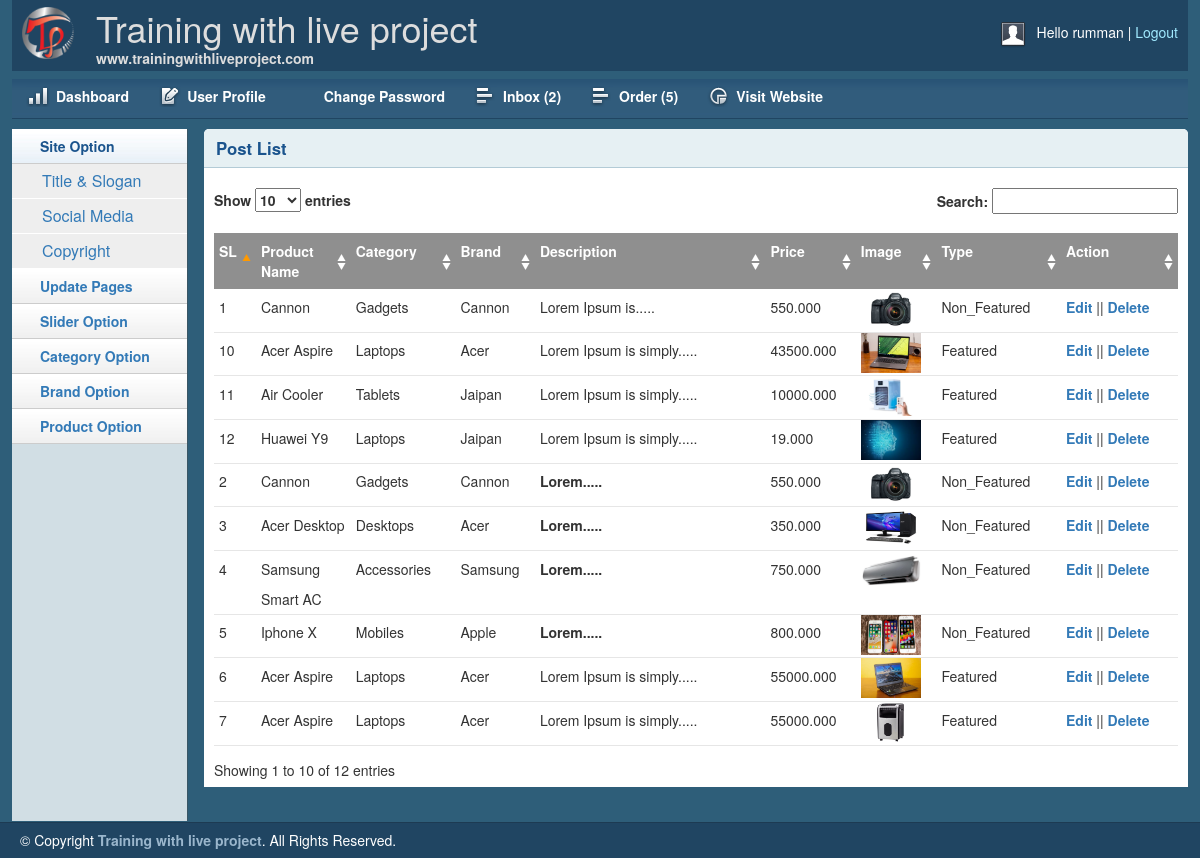
The page /admin/productlist.php (signed in) on the database its author committed.
### tables this page shows
CREATE TABLE `tbl_product` (
  `productId` int(11) NOT NULL,
  `productName` varchar(244) NOT NULL,
  `catId` int(11) NOT NULL,
  `brandId` int(11) NOT NULL,
  `body` text NOT NULL,
  `price` float(10,3) NOT NULL,
  `image` varchar(255) NOT NULL,
  `type` tinyint(255) NOT NULL
);

CREATE TABLE `tbl_category` (
  `catId` int(11) NOT NULL,
  `catName` varchar(122) NOT NULL
);

CREATE TABLE `tbl_brand` (
  `brandId` int(11) NOT NULL,
  `brandName` varchar(50) NOT NULL
);

### lib/database.php (called while the page is built, shortened)
<?php
Class Database{
 public $host   = DB_HOST;
 public $user   = DB_USER;
 public $pass   = DB_PASS;
 public $dbname = DB_NAME;
 public $link;
private function connectDB(){
 $this->link = new mysqli($this->host, $this->user, $this->pass, $this->dbname);
 }
public function select($query){
  $result = $this->link->query($query) or
   die($this->link->error.__LINE__);
  if($result->num_rows > 0){
    return $result;
  } else {
    return false;
  }
 }
}

### classes/product.php (called while the page is built, shortened)
<?php
$filepath = realpath(dirname(__FILE__));
include_once ($filepath."/../lib/database.php");
include_once ($filepath."/../helpers/format.php");
?>
<?php
class Product{
	private $db;
    public function __construct() {
        $this->db = new Database();
    }
	public function getAllProduct(){
		$query = "SELECT p.*,c.catName,b.brandName
				FROM tbl_product AS p, tbl_category AS c, tbl_brand AS b
				WHERE p.catId = c.catId AND p.brandId = b.brandId
				ORDER BY p.productId DESC";
		$result = $this->db->select($query);
		return $result;
	}
}
?>

### helpers/format.php (called while the page is built, shortened)
<?php
class Format{
    public function textShorten($text, $limit = 400){
      $text = $text. " ";
      $text = substr($text, 0, $limit);
      $text = substr($text, 0, strrpos($text, ' '));
      $text = $text.".....";
      return $text;
    }
}
?>

### admin/productlist.php (the view, shortened to what this page needs)
<?php
	include 'inc/header.php';
	include 'inc/sidebar.php';
?>
<div class="grid_10">
    <div class="box round first grid">
        <h2>Post List</h2>
        <div class="block">
            <table class="data display datatable" id="example">
			<thead>
				<tr>
					<th width="5%">SL</th>
					<th width="10%">Product Name</th>
					<th>Category</th>
					<th>Brand</th>
					<th>Description</th>
					<th>Price</th>
					<th>Image</th>
					<th>Type</th>
					<th>Action</th>
				</tr>
			</thead>
			<tbody>
<?php
	$getPd = $pd->getAllProduct();
	if ($getPd) {
		$i = 0;
		while ($result = $getPd->fetch_assoc()) {
		 $i++;
?>
				<tr class="odd gradeX">
					<td><?php echo $i; ?></td>
					<td><?php echo $result['productName'];?></td>
					<td><?php echo $result['catName'];?></td>
					<td><?php echo $result['brandName'];?></td>
					<td><?php echo $fm->textShorten($result['body'], 30);?></td>
					<td><?php echo $result['price'];?></td>
					<td><img src="<?php echo $result['image'];?>" height="40px" width="60px"/> </td>
					<td>
						<?php
							if ($result['type']==0){
								echo "Featured";
							}else{
								echo "Non_Featured";
							}
						;?>
					</td>
					<td><a href="productedit.php?proid=<?php echo $result['productId'];?>">Edit</a> || <a onclick="return confirm('Are you sure to delete')" href="?delpro=<?php echo $result['productId'];?>">Delete</a>
					</td>
				</tr>
<?php } } ?>
			</tbody>
		</table>
       </div>
    </div>
</div>
<?php include 'inc/footer.php';?>

### admin/css/layout.css (style rules this page uses)
body { background: #fff none repeat scroll 0 0; color: #444; font-size: 14px; padding: 0; }
a { color: #000; font-weight:bold; text-decoration: none; }
h1, h2, h3, h4, h5, h6 { line-height:1.2em; margin-bottom:.3em; }
h2 { margin-top:1em; }
.box { background:#fff; margin-bottom:20px; padding:10px 10px 10px 10px; margin-left:-8px; }
.box.grid { padding-bottom:40px; }
.box.round { -moz-border-radius: 5px 5px 0px 0px; -webkit-border-radius: 5px 5px 0px 0px; border-radius: 5px 5px 0px 0px; }
.box h2 { font-size:1.2em; font-weight:bold; color:#1B548D; background:#E6F0F3; margin:-10px -10px 0 -10px; padding:10px 12px; border-bottom:1px solid #B3CBD6; -moz-border-radius: 5px 5px 0px 0px; -webkit-border-radius: 5px 5px 0px 0px; border-radius: 5px 5px 0px 0px; }
.box.first { min-height: 406px; }
.block { padding-top:20px; }
p { margin-bottom:1em; }
.block { padding-bottom:1px; }
table.display { margin: 0 auto; clear: both; width: 100%; }
.sorting_asc { background: #8f8f8f url(../img/table/sort_asc.png) no-repeat center right; padding:8px 5px; text-align:left; color:#fff; }
.sorting { background:#8f8f8f url(../img/table/sort_both.png) no-repeat center right; padding:8px 5px; text-align:left; color:#fff; }
tr.odd { height: 30px; line-height: 30px; border-bottom:1px solid #e6e6e6; }
tr.even { height: 30px; line-height: 30px; border-bottom:1px solid #e6e6e6; }
tr.odd td, tr.even td { padding-left:5px; }

### rows shown on the page
tbl_product: productName "Cannon", catId.catName "Gadgets", brandId.brandName "Cannon", body "Lorem Ipsum is.....", price "550.000", image (picture), type "Non_Featured"
tbl_product: productName "Cannon", catId.catName "Gadgets", brandId.brandName "Cannon", body "Lorem.....", price "550.000", image (picture), type "Non_Featured"
tbl_product: productName "Acer Desktop", catId.catName "Desktops", brandId.brandName "Acer", body "Lorem.....", price "350.000", image (picture), type "Non_Featured"
tbl_product: productName "Samsung Smart AC", catId.catName "Accessories", brandId.brandName "Samsung", body "Lorem.....", price "750.000", image (picture), type "Non_Featured"
tbl_product: productName "Iphone X", catId.catName "Mobiles", brandId.brandName "Apple", body "Lorem.....", price "800.000", image (picture), type "Non_Featured"
tbl_product: productName "Acer Aspire", catId.catName "Laptops", brandId.brandName "Acer", body "Lorem Ipsum is simply.....", price "55000.000", image (picture), type "Featured"
tbl_product: productName "Acer Aspire", catId.catName "Laptops", brandId.brandName "Acer", body "Lorem Ipsum is simply.....", price "55000.000", image (picture), type "Featured"
tbl_product: productName "Acer Aspire", catId.catName "Laptops", brandId.brandName "Acer", body "Lorem Ipsum is simply.....", price "43500.000", image (picture), type "Featured"
tbl_product: productName "Air Cooler", catId.catName "Tablets", brandId.brandName "Jaipan", body "Lorem Ipsum is simply.....", price "10000.000", image (picture), type "Featured"
tbl_product: productName "Huawei Y9", catId.catName "Laptops", brandId.brandName "Jaipan", body "Lorem Ipsum is simply.....", price "19.000", image (picture), type "Featured"

### other values the page prints
Session::get('adminUser') "rumman"
$count "2"
$count "5"
